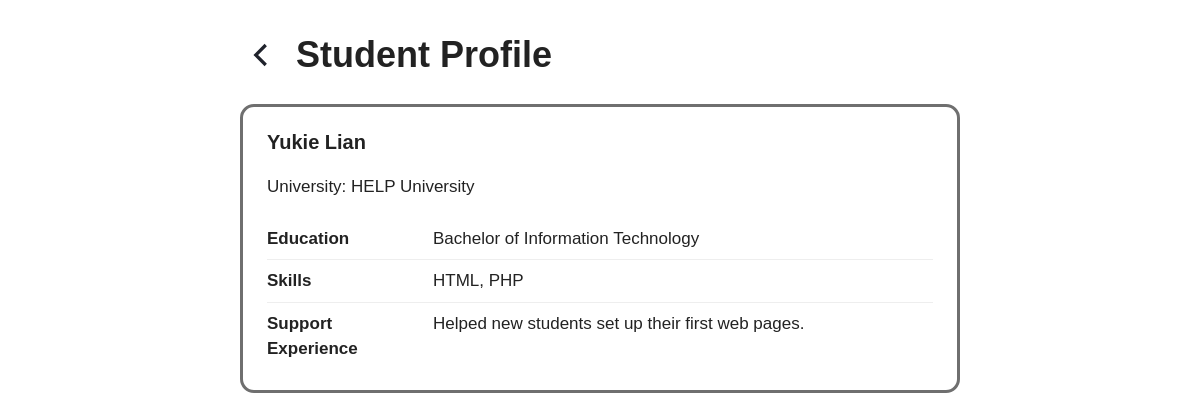
Before: /backend/profile_management/public_profile.php?id=8 (signed in) with the older database file.
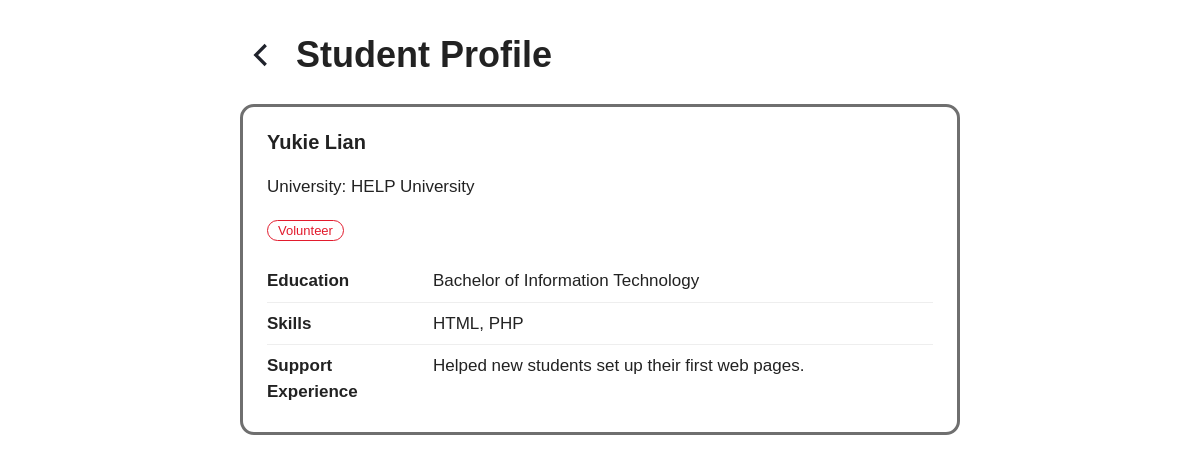
After: the same page with the newer database file.
### tables this page shows
CREATE TABLE `users` (
  `id` int(11) NOT NULL AUTO_INCREMENT,
  `email` varchar(150) NOT NULL,
  `full_name` varchar(100) NOT NULL,
  `university_name` varchar(100) NOT NULL,
  `password_hash` varchar(255) NOT NULL,
  `picture_url` varchar(255) DEFAULT NULL,
  `cover_photo_url` varchar(255) DEFAULT NULL,
  `volunteer_picture_url` varchar(255) DEFAULT NULL,
  `volunteer_cover_photo_url` varchar(255) DEFAULT NULL,
  `education` varchar(500) DEFAULT NULL,
  `skills` varchar(500) DEFAULT NULL,
  `support_experience` varchar(1000) DEFAULT NULL,
  `tfa_code` varchar(255) DEFAULT NULL,
  `tfa_expiry` datetime DEFAULT NULL,
  `failed_attempts` int(11) NOT NULL DEFAULT 0,
  `locked_until` datetime DEFAULT NULL,
  `remember_token_hash` char(64) DEFAULT NULL,
  `remember_expires` datetime DEFAULT NULL,
  `reset_code` varchar(6) DEFAULT NULL,
  `reset_expiry` datetime DEFAULT NULL,
  `is_volunteer` char(1) NOT NULL DEFAULT 'N',
  `is_active` char(1) NOT NULL DEFAULT 'N',
  `created_at` datetime NOT NULL DEFAULT current_timestamp(),
  PRIMARY KEY (`id`),
  UNIQUE KEY `uq_users_email` (`email`)
);

### backend/general/account_functions.php (called while the page is built, shortened)
<?php
function e($value): string {
    return htmlspecialchars((string)$value, ENT_QUOTES, 'UTF-8');
}
?>

### backend/profile_management/public_profile.php (the view, shortened to what this page needs)
<?php
require_once dirname(__DIR__) . '/general/account_functions.php';
require_once dirname(__DIR__) . '/general/card_template.php';
$id = (int)($_GET['id'] ?? 0);
$stmt = $pdo->prepare('SELECT id, full_name, email, university_name, picture_url, education, skills, support_experience, is_volunteer FROM users WHERE id = ?');
$stmt->execute([$id]);
$user = $stmt->fetch();
?>
<!DOCTYPE html>
<html lang="en">
<head>
    <link rel="stylesheet" href="<?= BASE_URL ?>/frontend/css/style.css">
</head>
<body>
<div class="page">
    <?= renderPageHeading('Student Profile', BASE_URL . '/profile.php', 'Back to profile') ?>
    <div class="detail-card">
        <h2><?= e($user['full_name']) ?></h2>
        <p class="meta">University: <?= e($user['university_name']) ?></p>
        <?php if ($user['is_volunteer'] === 'Y'): ?><span class="role-tag">Volunteer</span><?php endif; ?>
        <dl class="detail-list" style="margin-top:18px;">
            <div class="detail-row"><dt>Education</dt><dd><?= nl2br(e($user['education'] ?: 'Not provided.')) ?></dd></div>
            <div class="detail-row"><dt>Skills</dt><dd><?= nl2br(e($user['skills'] ?: 'Not provided.')) ?></dd></div>
            <div class="detail-row"><dt>Support Experience</dt><dd><?= nl2br(e($user['support_experience'] ?: 'Not provided.')) ?></dd></div>
        </dl>
    </div>
</div>
</body>
</html>

### backend/general/card_template.php (shortened to what this page needs)
<?php
function cardIcon(string $name): string
{
    return CARD_ICONS[$name] ?? '';
}
function renderPageHeading(string $title, string $backHref, string $backLabel): string
{
    $backLabel = htmlspecialchars($backLabel);
    return '<div class="page-heading">'
         . '<a class="back-link" href="' . htmlspecialchars($backHref) . '" title="' . $backLabel . '" aria-label="' . $backLabel . '">' . cardIcon('back') . '</a>'
         . '<h1 class="page-title">' . htmlspecialchars($title) . '</h1>'
         . '</div>';
}

### frontend/css/style.css (style rules this page uses)
:root { --red: #e21b2d; --red-dark: #c41225; --red-light: #fff0f1; --text: #222222; --muted: #6b6b6b; --border: #e3d5d5; --bg: #ffffff; --success: #2e7d32; --radius: 6px; }
* { box-sizing: border-box; }
body { margin: 0; font-family: Arial, Helvetica, sans-serif; font-size: 17px; color: var(--text); background: var(--bg); line-height: 1.5; }
.page { max-width: 760px; margin: 0 auto; padding: 28px 20px 60px; }
h1 { font-size: 26px; margin: 0 0 8px; }
h2 { font-size: 20px; margin: 0 0 12px; }
.page-title { text-align: center; font-size: 36px; font-weight: 800; margin: 0 0 24px; }
.page-heading { display: flex; align-items: center; gap: 12px; margin-bottom: 22px; }
.page-heading .page-title, .layout .page-heading .page-title { width: auto; margin: 0; text-align: left; }
.back-link { display: inline-flex; align-items: center; justify-content: center; flex-shrink: 0; width: 44px; height: 44px; border-radius: 50%; color: #20232c; }
.back-link svg { width: 30px; height: 30px; }
.detail-card { background: #fff; border: 3px solid #6f6f6f; border-radius: 14px; padding: 20px 24px; }
.detail-list { margin: 0; }
.detail-row { display: flex; gap: 16px; padding: 8px 0; border-bottom: 1px solid #eeeeee; }
.detail-row:last-child { border-bottom: none; }
.detail-row dt { width: 150px; flex-shrink: 0; font-weight: bold; }
.detail-row dd { margin: 0; overflow-wrap: anywhere; }
.role-tag { font-size: 13px; color: var(--red); border: 1px solid var(--red); border-radius: 999px; padding: 2px 10px; }

Changed rows visible on the page:
changed users "Yukie Lian": is_volunteer "N" → "Y" (drawn)
Other visible differences:
text now shown: "Volunteer"
